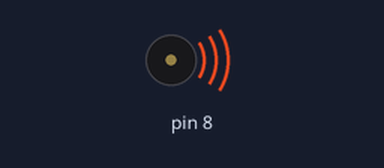
A sketch run on a simulated Arduino Uno, built with avr-gcc and run on an emulated ATmega328P. Parts: buzzer (waves = sounding).

Above: at 0.1 s.
At 11.7 s:
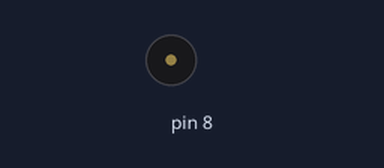
Timing chart, 0 to 13.2 s (numbered marks = the images above):
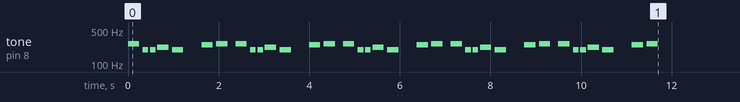

The sketch:

piezo_tones.ino
```cpp
#include "pitches.h";

int melody[] = {
  NOTE_C4, NOTE_G3, NOTE_G3, NOTE_A3, NOTE_G3, 0, NOTE_B3, NOTE_C4
};

int noteDurations[] = {
  4, 8, 8, 4, 4, 4, 4, 4
};

void setup()
{
  for (int rpt = 0; rpt <5; rpt++) {
    for (int note = 0; note < 8; note++) {
      int noteDuration = 1000/noteDurations[note];
      tone(8, melody[note], noteDuration);

      delay(noteDuration * 1.30);

      noTone(8);
    }
    delay(100);
  }
}


void loop()
{

}
```
